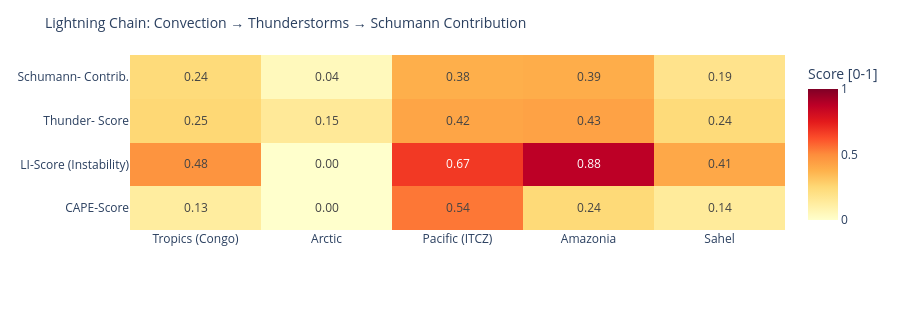

The cell this chart's notebook holds for it:
### Code cell
# ============================================================
# LIGHTNING CHAIN: Convection → Thunderstorms → Schumann
# Shows the causal chain per measurement point as heatmap
# ============================================================

def cape_score(v):
    """CAPE → normalized score [0,1]"""
    if v is None or pd.isna(v): return 0.0
    return min(1.0, float(v) / 3000)

def li_score(v):
    """Lifted Index: negative = unstable → score [0,1]"""
    if v is None or pd.isna(v): return 0.3
    return min(1.0, max(0.0, (-float(v) + 6) / 12))

def cloud_score(v):
    if v is None or pd.isna(v): return 0.3
    return float(v) / 100

def thunder_score(row):
    """Kombinierter Gewitterwahrscheinlichkeits-Score
    CAPE + LI + Bedeckung + WMO-Gewitter + konvektiver Niederschlag (showers)
    Hinweis: X-Ray und Kp sind kein Bestandteil – nur geomagn./solarer Kontext.
    """
    cs = cape_score(row.get('cape'))
    ls = li_score(row.get('li'))
    cl = cloud_score(row.get('cloud'))
    t  = 1.0 if row.get('thunderstorm') else 0.0
    # Convective precipitation (showers) as additional indicator
    sh = min(1.0, (row.get('showers') or 0) / 5.0)
    return round(cs * 0.30 + ls * 0.25 + cl * 0.15 + t * 0.20 + sh * 0.10, 3)

def schumann_contribution(t_score, lat):
    """Schumann contribution: higher in tropics (±30°), scaled by thunderstorm score"""
    lat_weight = max(0.3, 1.0 - abs(lat) / 60)
    return round(t_score * lat_weight, 3)

df_atm['cape_score']   = df_atm.apply(lambda r: cape_score(r['cape']), axis=1)
df_atm['li_score']     = df_atm.apply(lambda r: li_score(r['li']),    axis=1)
df_atm['thunder_score']= df_atm.apply(lambda r: thunder_score(r.to_dict()), axis=1)
df_atm['schumann_contribution'] = df_atm.apply(
    lambda r: schumann_contribution(r['thunder_score'], r['lat']), axis=1)

metrics = ['cape_score', 'li_score', 'thunder_score', 'schumann_contribution']
labels  = ['CAPE-Score', 'LI-Score\n(Instability)', 'Thunder-\nScore', 'Schumann-\nContrib.']
z_data  = [df_atm[m].tolist() for m in metrics]

fig = go.Figure(go.Heatmap(
    z=z_data,
    x=df_atm['point'].tolist(),
    y=labels,
    colorscale='YlOrRd',
    zmin=0, zmax=1,
    text=[[f'{v:.2f}' for v in row] for row in z_data],
    texttemplate='%{text}', textfont=dict(size=12),
    colorbar=dict(title='Score [0-1]')
))
fig.update_layout(
    title=dict(text='Lightning Chain: Convection → Thunderstorms → Schumann Contribution', font=dict(size=14)),
    height=310,
    plot_bgcolor='rgba(0,0,0,0)', paper_bgcolor='rgba(0,0,0,0)',
    margin=dict(l=130, r=80, t=55, b=80)
)
fig.show()

### Figure 1 — Plotly figure (JSON) as saved in the notebook; plotly's stock layout.template omitted (floating-point values rounded to 4 significant figures)
{"data": [{"colorbar": {"title": {"text": "Score [0-1]"}}, "colorscale": [[0.0, "rgb(255,255,204)"], [0.125, "rgb(255,237,160)"], [0.25, "rgb(254,217,118)"], [0.375, "rgb(254,178,76)"], [0.5, "rgb(253,141,60)"], [0.625, "rgb(252,78,42)"], [0.75, "rgb(227,26,28)"], [0.875, "rgb(189,0,38)"], [1.0, "rgb(128,0,38)"]], "text": [["0.13", "0.00", "0.54", "0.24", "0.14"], ["0.48", "0.00", "0.67", "0.88", "0.41"], ["0.25", "0.15", "0.42", "0.43", "0.24"], ["0.24", "0.04", "0.38", "0.39", "0.19"]], "textfont": {"size": 12}, "texttemplate": "%{text}", "type": "heatmap", "x": ["Tropics (Congo)", "Arctic", "Pacific (ITCZ)", "Amazonia", "Sahel"], "y": ["CAPE-Score", "LI-Score\n(Instability)", "Thunder-\nScore", "Schumann-\nContrib."], "z": [[0.1267, 0.0, 0.5433, 0.2433, 0.14], [0.475, 0.0, 0.675, 0.875, 0.4083], [0.254, 0.15, 0.419, 0.428, 0.237], [0.237, 0.045, 0.384, 0.392, 0.186]], "zmax": 1, "zmin": 0}], "layout": {"height": 310, "margin": {"b": 80, "l": 130, "r": 80, "t": 55}, "paper_bgcolor": "rgba(0,0,0,0)", "plot_bgcolor": "rgba(0,0,0,0)", "title": {"font": {"size": 14}, "text": "Lightning Chain: Convection → Thunderstorms → Schumann Contribution"}}}
